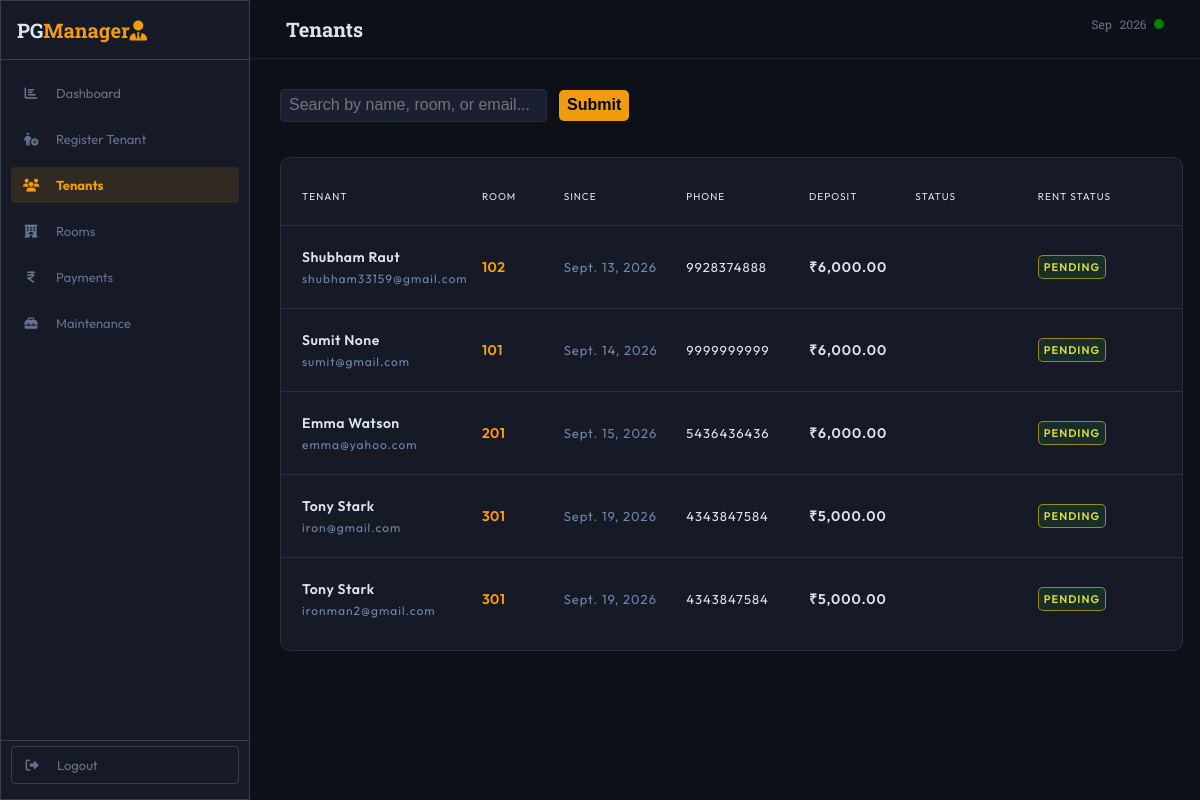
Before: /tenant/ with the older database file.
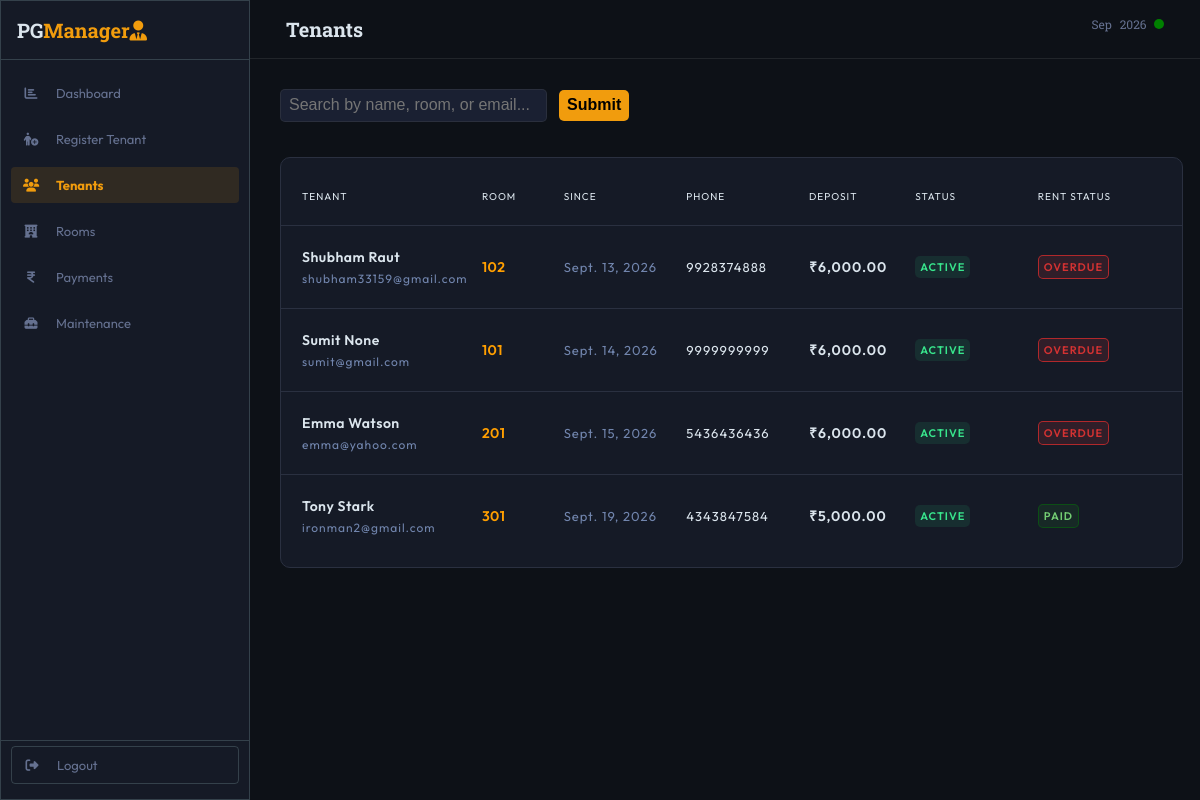
After: the same page with the newer database file.
### dashboard/models.py (models this page shows, shortened)
class Tenant(models.Model):
    CHOICE_GENDER = (("","Select Gender"), ("male","Male"), ("female","Female"), ("others","Others"))
    CHOICE_RENT_STATUS = (("pending", "Pending"), ("overdue", "Overdue"), ("paid","Paid"))
    user = models.OneToOneField(User, on_delete=models.CASCADE, null=True, blank=True)
    firstname = models.CharField(max_length=100, null=False, blank=False)
    lastname = models.CharField(max_length=100, null=True, blank=True)
    phone_number = models.CharField(max_length=10, null=False, blank=False)
    email = models.EmailField(unique=True, null=True, blank=True)
    uid = models.CharField(unique=True, max_length=12, blank=False)
    gender = models.CharField(max_length=10, choices=CHOICE_GENDER)
    status = models.CharField(max_length=100, null=False, blank=False, default="active")
    emg_contact_name = models.CharField(max_length=100, null=False, blank=False)
    emg_contact = models.CharField(max_length=10, null=True, blank=True)
    address = models.ForeignKey(Address, on_delete=models.PROTECT, null=False, blank=False)
    room = models.ForeignKey(Room,on_delete=models.PROTECT, null=False, blank=False)
    move_in_date = models.DateField(null=False, blank=False)
    rent_status = models.CharField(null=False, blank=False, default="pending", choices=CHOICE_RENT_STATUS)
    security_deposit = models.DecimalField(max_digits=10, decimal_places=2)
    adv_rent = models.DecimalField(max_digits=10, decimal_places=2)
    notes = models.TextField(max_length=1000, blank=True)
    slug = models.SlugField(unique=True, default=uuid.uuid4, editable=False)

class Room(models.Model):
    FLOOR_CHOICES = (
        (1, "Floor 1"),
        (2, "Floor 2"),
        (3, "Floor 3"),
        (4, "Floor 4"),
        (5, "Floor 5"),
        (6, "Floor 6"),
        (7, "Floor 7"),
        (8, "Floor 8"),
    )
    SHARING_TYPE_CHOICES = (("single","Single"),("double","Double"),("triple","Triple"), ("quadruple","Quadruple"))
    ROOM_RENT_CHOICES = ((8000,"₹8000"), (9000,"₹9000"), (12000, "₹12000"), (12500,"₹12500"))
    number = models.CharField(max_length=10, null=False, blank=False, unique=True)
    sharing_type = models.CharField(max_length=10, choices=SHARING_TYPE_CHOICES)
    rent = models.PositiveIntegerField(choices=ROOM_RENT_CHOICES)
    floor = models.PositiveIntegerField( choices=FLOOR_CHOICES, null=False, blank=False)

### dashboard/views.py (the view, shortened to what this page needs)
# urls.py: path("tenant/", views.tenant, name="tenant"),
def tenant(request):
    print(request.GET)
    search_query = request.GET.get("q","").strip()
    tenants = Tenant.objects.all()
    return render(request, "dashboard/tenant.html", {
        "tenants" : tenants,
        "search_query": search_query,
    })

### dashboard/templates/dashboard/tenant.html (shortened to what this page needs)
{% extends "base.html" %}
{% load static %}
{% load humanize %}
{% block css_file %}
    <link rel="stylesheet" href="{% static 'dashboard/tenant.css' %}">
{% endblock css_file %}
{% block content %}
<main>
    <header class="page-header">
        <div class="header-title header-box">
            <h2>Tenants</h2>
        </div>
        <div class="header-date header-box">
            <span>{% now "M Y" %}</span>
            <span class="status-dot"></span>
        </div>
    </header>
   <form method="GET" action="{% url "tenant" %}" id="search-form">
        <input
            type="text"
            name="q"
            placeholder="Search by name, room, or email..."
            value="{{ search_query }}"
            id="search-input"
            autofocus
        >
        <button type="submit">Submit</button>
    </form>
    <div class="tenant-table">
        <div class="tenant-row">
            <div>TENANT</div>
            <div>ROOM</div>
            <div>SINCE</div>
            <div>PHONE</div>
            <div>DEPOSIT</div>
            <div>STATUS</div>
            <div>RENT STATUS</div>
        </div>
        {% for tenant in tenants %}
            <div class="tenant-row tenant-table-body">
                <div class="tenant-details">
                    <span class="tenant-name">
                        {{ tenant.firstname }}
                        {{ tenant.lastname }}
                    </span>
                    <span class="tenant-email">
                        {{ tenant.email }}
                    </span>
                </div>
                <div class="room-number">
                    {{ tenant.room.number }}
                </div>
                <div class="move-in-date">
                    {{ tenant.move_in_date }}
                </div>
                <div class="phone-number">
                    {{ tenant.phone_number }}
                </div>
                <div class="deposit">
                    ₹{{ tenant.security_deposit | intcomma }}
                </div>
                <div>
                    {% if tenant.status == "active" %}
                        <span class="status active">{{ tenant.status | upper}} </span>
                    {% elif tenant.status == "overdue" %}
                        <span class="status overdue">{{ tenant.status | upper}} </span>
                    {% elif tenant.status == "notice" %}
                        <span class="status notice">{{ tenant.status | upper}} </span>
                    {% endif %}
                </div>
                <div>
                    <span class="rent-status rent-status-{{ tenant.rent_status }}">{{ tenant.rent_status | capfirst }}</span>
                </div>
            </div>
        {% endfor %}
    </div>
</main>
{% endblock content %}

### templates/base.html (shortened to what this page needs)
{% load static %}
<!DOCTYPE html>
<html lang="en">
<head>
    <link rel="stylesheet" href="{% static "base.css" %}">
    {% block css_file %}{% endblock css_file %}
</head>
<body>
    <div class="layout">
        <aside class="sidebar bg-lightblack">
            <div class="title">
                <h3>PG<span class="text-yellow">Manager<i class="fa-solid fa-user-tie"></i></span></h3>
            </div>
            <nav class="navbar">
                <ul>
                    <li><a href="{% url "dashboard" %}" class="{% if request.resolver_match.url_name == 'dashboard' %}active{% endif %}"><i class="fa-solid fa-chart-bar"></i>Dashboard</a></li>
                    <li><a href="{% url "registration" %}" class="{% if request.resolver_match.url_name == 'registration' %}active{% endif %}"><i class="fa-solid fa-person-circle-plus"></i>Register Tenant</a></li>
                    <li><a href="{% url "tenant" %}" class="{% if request.resolver_match.url_name == 'tenant' %}active{% endif %}"><i class="fa-solid fa-users"></i>Tenants</a></li>
                    <li><a href="{% url "room" %}" class="{% if request.resolver_match.url_name == 'room' %}active{% endif %}"><i class="fa-solid fa-hotel"></i>Rooms</a></li>
                    <li><a href="{% url "payment" %}" class="{% if request.resolver_match.url_name == 'payment' %}active{% endif %}"><i class="fa-solid fa-indian-rupee-sign"></i>Payments</a></li>
                    <li><a href="{% url "complaint-registration" %}" class="{% if request.resolver_match.url_name == 'complaint-registration' %}active{% endif %}"><i class="fa-solid fa-toolbox"></i>Maintenance</a></li>
                    <hr class="line">
                    <li class="logout"><a href="{% url "logout" %}"><i class="fa fa-sign-out" aria-hidden="true"></i>Logout</a></li>
                </ul>
            </nav>
        </aside>
        <div class="main-content">
            {% block content %}
            {% endblock content %}
        </div>
    </div>
</body>
</html>

### static/base.css (style rules this page uses)
* { box-sizing: border-box; margin: 0; padding: 0; }
html { font-family: "Outfit", sans-serif; font-size: 62.5%; }
li { list-style: none; }
.text-yellow { color: #f19c0d; }
.bg-lightblack { background: #151a26; }
.layout { display: flex; min-height: 100vh; }
.sidebar { position: fixed; top: 0; bottom: 0; left: 0; width: 25rem; background: #151a26; z-index: 1000; display: flex; flex-direction: column; border: 1px solid #8aa9af45; }
.sidebar .title h3 { color: #dbe5ed; border-bottom: 1px solid #8aa9af45; padding: 1.6rem; font-family: "Roboto Slab", serif; font-size: 2rem; }
.sidebar .navbar { font-family: "Outfit", sans-serif; font-size: 1.3rem; margin: 1rem; flex: 1; }
.sidebar .navbar ul { list-style: none; height: 100%; display: flex; flex-direction: column; }
.sidebar .navbar ul .line { margin-top: auto; outline: none; border-style: none; border-bottom: 1px solid #8aa9af45; margin-left: -1rem; margin-right: -1rem; }
.sidebar .navbar ul .logout a { border: 1px solid #8aa9af45; }
.sidebar .navbar li a { display: flex; align-items: center; gap: 1.5rem; text-decoration: none; padding: 1rem; border-radius: 4px; margin: 0.5rem auto; color: #657190; }
.sidebar .navbar li i { width: 2rem; text-align: center; }
.sidebar .navbar a.active { color: #f19c0d; background: #f59e0b1f; font-weight: 700; }
.layout .main-content { background: #0d1117; width: 100%; margin-left: 25rem; min-height: 100vh; }

### dashboard/static/dashboard/tenant.css (style rules this page uses)
.page-header { font-family: "Roboto Slab", serif; color: #dbe5ed; display: flex; margin-bottom: 1rem; justify-content: space-between; border-bottom: 0.5px solid #4e53544f; }
.header-title h2 { padding: 1.6rem; font-weight: 700; font-size: 2.0rem; margin-left: 2rem; }
.header-date { padding: 1.6rem; align-items: center; margin-right: 2rem; }
.header-date span { display: inline-block; color: #657190; font-size: 1.2rem; word-spacing: 0.5rem; }
.header-date .status-dot { width: 1rem; height: 1rem; background: green; border-radius: 100%; margin-left: 0.5rem; }
.tenant-table { color: #dbe5ed; border: 1px solid #2a3040; width: 95%; background: #151a26; border-radius: 1rem; margin: 3rem; padding: 1rem; letter-spacing: 1px; }
.tenant-row { display: grid; grid-template-columns: 2.2fr 1fr 1.5fr 1.5fr 1.3fr 1.5fr 1.5fr; border-bottom: 1px solid #2a3040; align-items: center; min-height: 4rem; padding: 2.2rem 2.2rem; margin: 0 -1.1rem; }
.tenant-row:last-child { border-bottom: none; }
.tenant-details { display: flex; flex-direction: column; gap: 0.5rem; }
.tenant-name { font-size: 1.4rem; font-weight: 600; letter-spacing: 0.5px; }
.tenant-email { font-size: 1.2rem; color: #7185ad; }
.room-number { color: #ff9f00; font-size: 1.4rem; font-weight: 600; letter-spacing: 0.5px; }
.move-in-date { color: #7185ad; font-size: 1.3rem; }
.phone-number { font-size: 1.3rem; }
.deposit { font-size: 1.4rem; font-weight: 600; }
.status { display: inline-block; padding: 0.4rem 0.5rem; border-radius: 5px; font-size: 1.1rem; font-weight: 600; }
.status.active { color: #38e58c; background: rgba(34, 197, 121, 0.119); }
.rent-status { display: inline-block; font-size: 1.1rem; font-weight: 600; padding: 0.4rem 0.5rem; border-radius: 0.5rem; text-transform: uppercase; }
.rent-status-paid { color: rgb(115, 205, 115); border: 0.5px solid rgba(0, 128, 0, 0.432); background-color: rgba(48, 185, 48, 0.095); }
.rent-status-overdue { color: rgb(211, 50, 50); border: 0.5px solid rgba(248, 46, 46, 0.647); background-color: rgba(227, 61, 61, 0.13); }
form { margin: 3rem; }
form input { display: inline-block; border: 1.5px solid #4e53544f; background: #1a2032; margin-bottom: 0.5rem; width: 30%; color: #dbe5ed; padding: 0.4em 0.5em; border-radius: 0.5rem; font-size: 1.6rem; }
form button[type=submit] { background: #f19c0d; font-weight: bold; padding: 0.4em 0.5em; border: none; border-radius: 0.5rem; font-size: 1.6rem; margin-left: 1rem; }

Changed rows visible on the page:
removed Tenant: firstname "Tony", lastname "Stark", email "iron@gmail.com", room.number "301", move_in_date "Sept. 19, 2026", phone_number "4343847584", security_deposit "5,000.00", rent_status "PENDING"
changed Tenant "Shubham": status (not shown) → "ACTIVE"; rent_status "PENDING" → "OVERDUE"
changed Tenant "Sumit": status (not shown) → "ACTIVE"; rent_status "PENDING" → "OVERDUE"
changed Tenant "Emma": status (not shown) → "ACTIVE"; rent_status "PENDING" → "OVERDUE"
changed Tenant "Tony": status (not shown) → "ACTIVE"; rent_status "PENDING" → "PAID"
